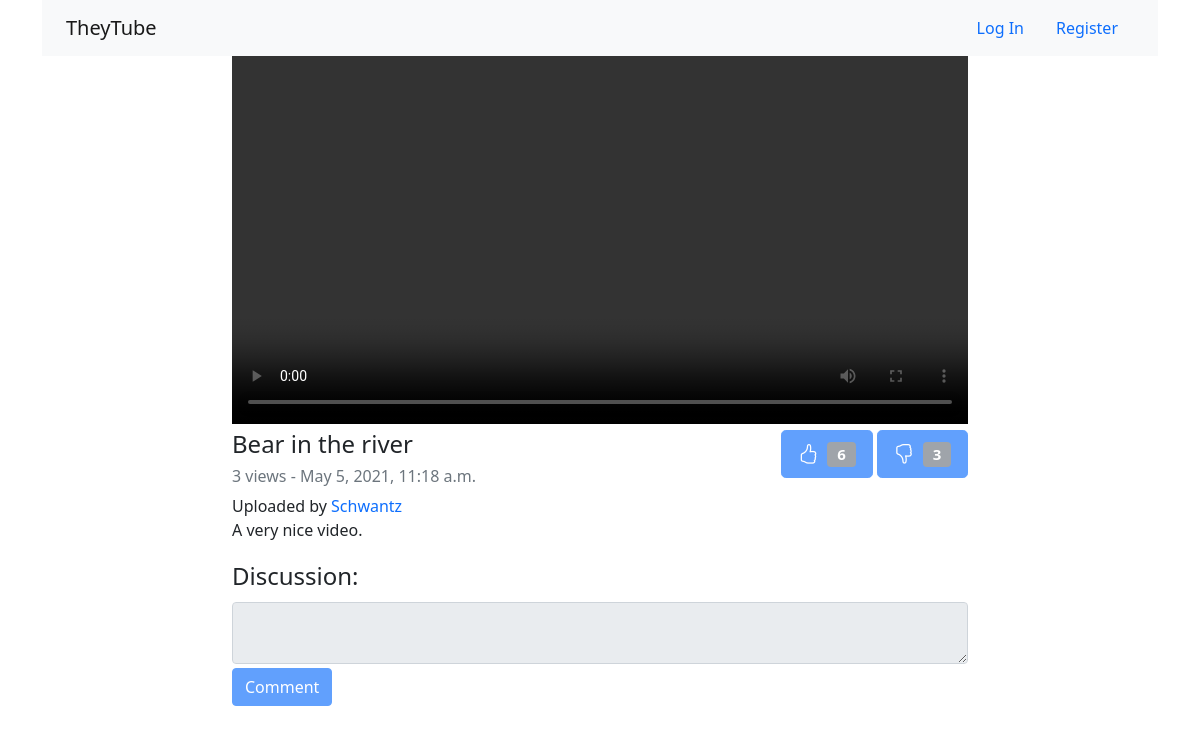
Before: /watch/2 with the older database file.
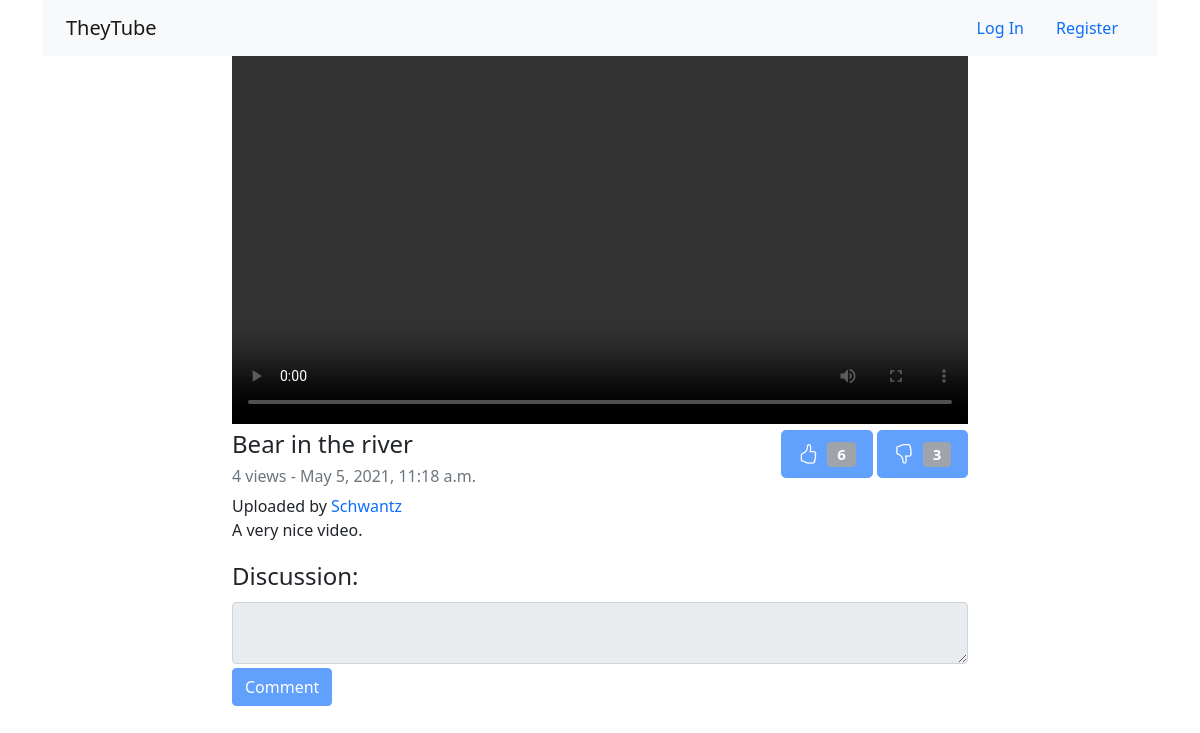
After: the same page with the newer database file.
### tube/models.py (models this page shows, shortened)
class Video(models.Model):
    title = models.CharField(max_length=100)
    description = models.TextField(max_length=5000, blank=True)
    video = models.FileField(upload_to='videos/')
    image = models.ImageField(upload_to='images/', blank=True)
    duration = models.DurationField(blank=True, null=True)
    CATEGORY_CHOICES = [
        ('ED', 'Education'),
        ('MU', 'Music'),
        ('NW', 'News'),
        ('OT', 'Other')
    ]
    category = models.CharField(
        max_length=2,
        choices=CATEGORY_CHOICES,
        default='OT',
    )
    VISIBILITY_CHOICES = [
        ('PU', 'Public'),
        ('PR', 'Private'),
    ]
    visibility = models.CharField(
        max_length=2,
        choices=VISIBILITY_CHOICES,
        default='PR',
    )
    user = models.ForeignKey(User, on_delete=models.CASCADE, related_name="videos")
    views = models.IntegerField(default=0)
    timestamp = models.DateTimeField(auto_now_add=True)
    likes = models.IntegerField(default=0)
    unlikes = models.IntegerField(default=0)
    togglers = models.ManyToManyField(User, blank=True, related_name="toggled")

class User(AbstractUser):
    pass

### tube/views.py (the view)
# urls.py: path("watch/<int:video_id>", views.watch, name="watch"),
def watch(request, video_id):
    video = Video.objects.get(id=video_id)
    video.views = video.views + 1
    video.save()
    return render(request, "tube/watch.html", {
        "video": video,
        "rated": video.togglers.filter(id=request.user.id).exists() # Just for disable like and unlike buttons in case user already rate this video
    })

### tube/templates/tube/watch.html (shortened to what this page needs)
{% extends "tube/layout.html" %}
{% load static %}
{% block body %}
    <div class="container">
        <div class="row">
            <div class="col-12">
                <nav class="navbar navbar-light bg-light">
                    <div class="container-fluid">
                        <a class="navbar-brand" href="#">TheyTube</a>
                        <nav class="nav">
                            {% if user.is_authenticated %}
                                <a class="nav-link" href="#">{{ user.username }}</a>
                                <a class="nav-link" href="{% url 'logout' %}">Log Out</a>
                            {% else %}
                                <a class="nav-link" href="{% url 'login' %}">Log In</a>
                                <a class="nav-link" href="{% url 'register' %}">Register</a>
                            {% endif %}
                        </nav>
                    </div>
                </nav>
            </div>
        </div>
        <div class="row justify-content-center">
            <div class="col-lg-8 col-md-10 col-sm-12">
                <video controls>
                    <source src="/media/{{video.video}}" type="video/mp4">
                </video>
            </div>
        </div>
        <div class="row justify-content-center">
            <div class="col-lg-8 col-md-10 col-sm-12 d-flex justify-content-between">
                <div>
                    <h4>{{video.title}}</h4>
                    <h6 class="text-muted">{{video.views|add:"-1"}} views - {{video.timestamp}}</h6>
                    Uploaded by <a href="#" class="text-decoration-none">{{video.user.username}}</a>
                </div>
                <div>
                    <button type="button" class="btn btn-primary btn-lg" id="like_button" onclick="like_video('{{video.id}}')"
                    {% if not user.is_authenticated or rated %} disabled {% endif %}
                    >
                        <i class="bi bi-hand-thumbs-up me-1"></i>
                        <span class="badge bg-secondary">{{video.likes}}</span>
                    </button>
                    <button type="button" class="btn btn-primary btn-lg" id="unlike_button" onclick="unlike_video('{{video.id}}')"
                    {% if not user.is_authenticated or rated %} disabled {% endif %}
                    >
                        <i class="bi bi-hand-thumbs-down me-1"></i>
                        <span class="badge bg-secondary">{{video.unlikes}}</span>
                    </button>
                </div>
            </div>
        </div>
        <div class="row justify-content-center">
            <div class="col-lg-8 col-md-10 col-sm-12">
                <p>{{video.description}}</p>
            </div>
        </div>
        <div class="row justify-content-center">
            <div class="col-lg-8 col-md-10 col-sm-12">
                <form id="comment-form">
                    <fieldset
                    {% if not user.is_authenticated %} disabled {% endif %}>
                        <legend>Discussion:</legend>
                        <textarea class="form-control" id="comment"></textarea>
                        <input class="mt-1 btn btn-primary" id="comment-submit" type="submit" value="Comment">
                    </fieldset>
                </form>
            </div>
        </div>
    </div>
{% endblock %}

### tube/templates/tube/layout.html (shortened to what this page needs)
{% load static %}
<!doctype html>
<html lang="en">
  <head>
    <link href="https://cdn.jsdelivr.net/npm/bootstrap@5.0.0-beta3/dist/css/bootstrap.min.css" rel="stylesheet">
    <link href="{% static 'tube/styles.css' %}" rel="stylesheet">
    <link rel="stylesheet" href="https://cdn.jsdelivr.net/npm/bootstrap-icons@1.4.0/font/bootstrap-icons.css">
  </head>
  <body>
    {% block body %}
    {% endblock %}
  </body>
</html>

### tube/static/tube/styles.css (style rules this page uses)
video { width: 100% !important; height: auto !important; }

Changed rows visible on the page:
changed Video "Bear in the river": views|add "3" → "4"
